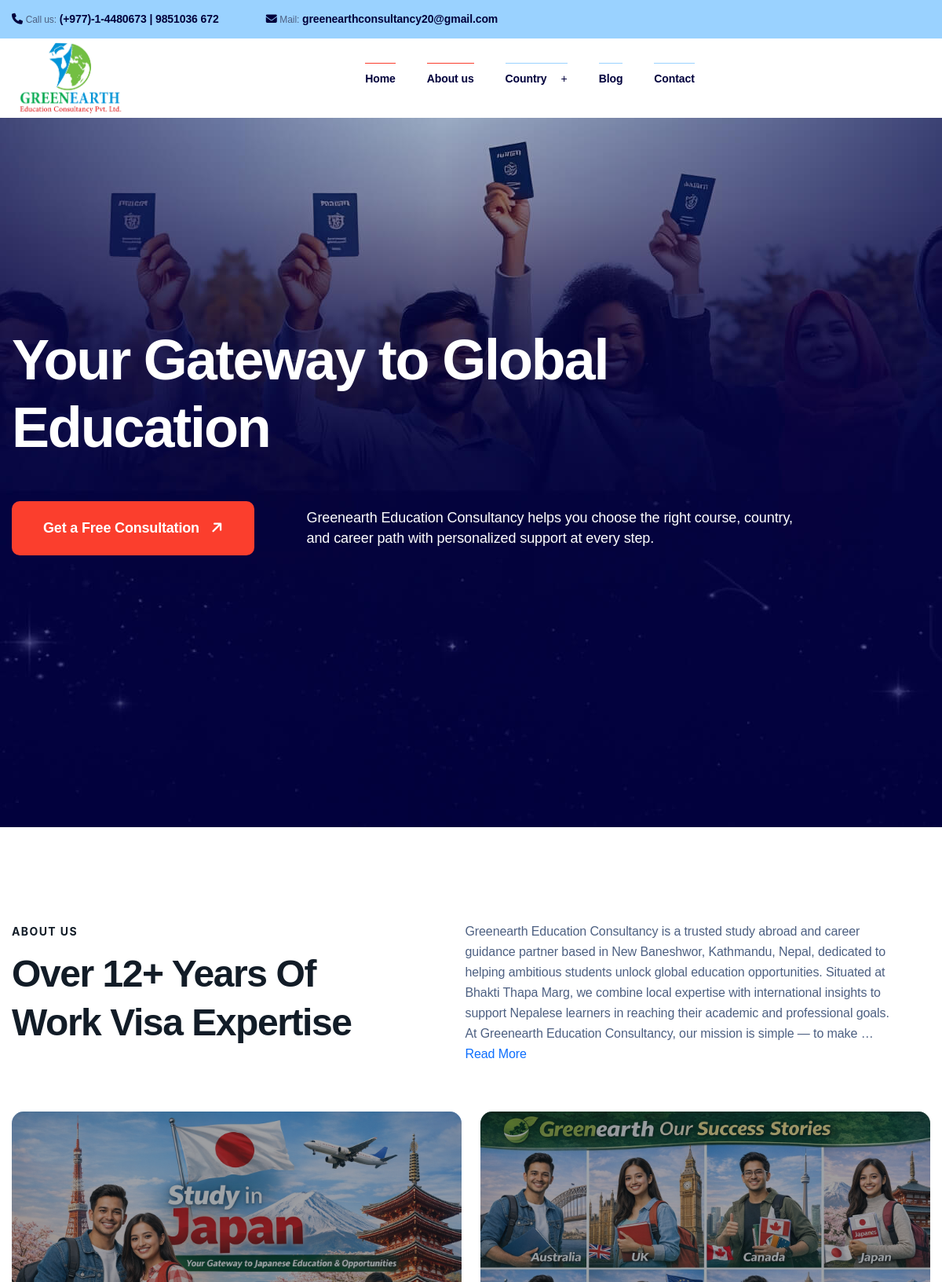
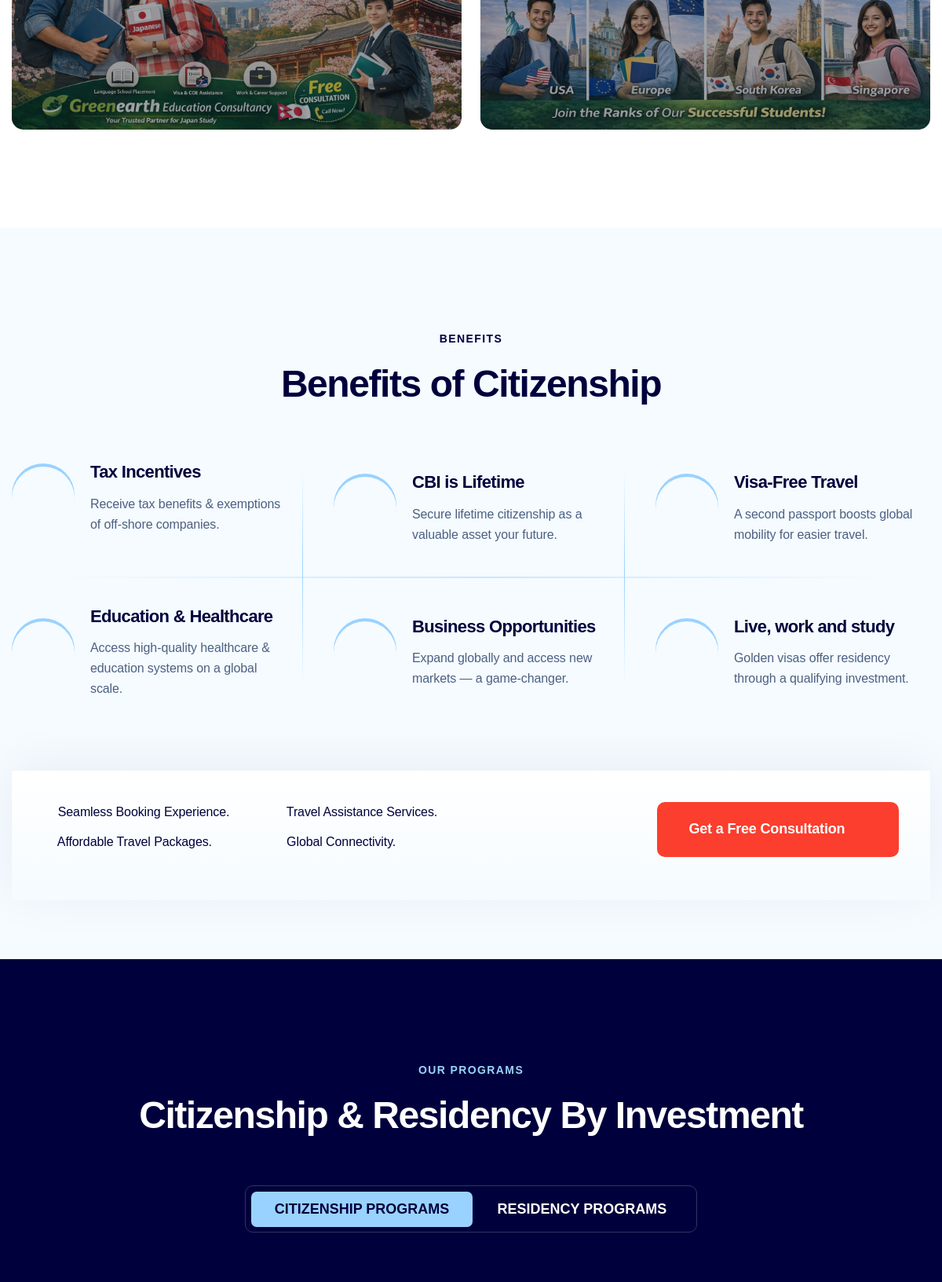
The page / (upper part) on the database its author committed (2 pictures, top to bottom).
### settings/models.py (models this page shows, shortened)
class SiteInfo(models.Model):
    name = models.CharField(max_length=255, null=True, blank=True)
    phone = models.CharField(max_length=100, null=True, blank=True)
    mobile = models.CharField(max_length=100, null=True, blank=True)
    email = models.EmailField(max_length=100, null=True, blank=True)
    secondary_email = models.EmailField(max_length=255, null=True, blank=True)
    address = models.CharField(max_length=100)
    short_description = models.TextField(max_length=255, blank=True, null=True)
    created_at = models.DateTimeField(auto_now_add=True)
    updated_at = models.DateTimeField(auto_now=True)
    class Meta:
        verbose_name = 'Office Information'
        verbose_name_plural = 'Office Information'

class Logo(models.Model):
    name = models.CharField(max_length=255)
    logo = models.ImageField(
        upload_to='images', default='', blank=True, null=True)
    created_at = models.DateTimeField(auto_now_add=True)
    updated_at = models.DateTimeField(auto_now=True)
    class Meta:
        verbose_name = 'Logo'
        verbose_name_plural = 'Logo'

### slider/models.py (models this page shows, shortened)
class Slider(models.Model):
    image = models.ImageField(upload_to='slider',
                              help_text='1920*1280 px')
    title = models.CharField(max_length=255, null=True, blank=True)
    sub_title = models.TextField(null=True, blank=True)
    serial = models.PositiveIntegerField()
    is_active = models.BooleanField(default=True)
    created_at = models.DateTimeField(auto_now_add=True)
    updated_at = models.DateTimeField(auto_now=True)
    class Meta:
        verbose_name = 'Slider'
        verbose_name_plural = 'Slider'

### aboutus/models.py (models this page shows, shortened)
class About(models.Model):
    heading = models.CharField(max_length=255)
    sub_heading = models.CharField(max_length=255)
    featured_image = models.ImageField(
        upload_to='about', blank=True, null=True, default='')
    students_image = models.ImageField(
        upload_to='about', blank=True, null=True, default='')
    description = CKEditor5Field(config_name='extends')
    class Meta:
        verbose_name = 'About Us'
        verbose_name_plural = 'About Us'

### core/views.py (the view)
# urls.py: path('', views.index, name='index'),
def index(request):
    slider=Slider.objects.first()
    about=About.objects.first()
    context={
        'slider': slider,
        'about': about,
    }
    return render(request, 'index.html',context)

### core/context_processor.py (called while the page is built)
def default(request):
    favicon = Favicon.objects.first()
    logo = Logo.objects.first()
    company_info = SiteInfo.objects.first()
    social_links = SocialLinks.objects.first()
    return {
        'favicon': favicon,
        'logo': logo,
        'company_info': company_info,
        'social_links': social_links,
    }

### templates/index.html (shortened to what this page needs)
{% extends "base.html" %} {% load static %} {% block content %}
<main>
  <section
    class="hero hero__style-one citizenship-hero bg_img pos-rel"
    data-background="{{ slider.image.url }}"
  >
    <div class="container">
      <div class="row">
        <div class="col-lg-11">
          <div class="hero__content">
            <h1 class="wow skewIn">{{ slider.title}}</h1>
            <div
              class="hero__bottom wow fadeInUp"
              data-wow-delay="200ms"
              data-wow-duration=".8s"
            >
              <p>{{ slider.sub_title}}</p>
              <a class="thm-btn thm-btn--cr-btn" href="{% url 'contact' %}"
                >Get a Free Consultation
                <span><i class="fa-solid fa-arrow-right"></i></span
              ></a>
            </div>
          </div>
        </div>
      </div>
    </div>
  </section>
  <section class="about pos-rel pt-120 pb-125">
    <div class="container">
      <div class="about-top">
        <div class="row mt-none-30">
          <div class="col-lg-5 mt-30">
            <div class="sec-title style-4">
              <span
                class="sub_title wow fadeInLeft"
                data-wow-delay="0ms"
                data-wow-duration=".8s"
                >{{ about.heading}}
                </span>
              <h1
                class="title wow skewIn"
                data-wow-delay="0ms"
                data-wow-duration=".8s"
              >
                {{ about.sub_heading}}
              </h1>
            </div>
          </div>
          <div class="col-lg-7 mt-30">
            <div
              class="about-top_right wow fadeInRight"
              data-wow-delay="0ms"
              data-wow-duration=".8s"
            >
              <p>
                {{ about.description | safe | truncatewords:60 }}
              </p>
              <span><a href="{% url 'about' %}" class="btn-sm">Read More</a></span>
            </div>
          </div>
        </div>
      </div>
      <div class="about-bottom mt-60">
        <div class="row mt-none-30">
          <div class="col-lg-6 mt-30">
            <div
              class="xb-about-item wow fadeInUp"
              data-wow-delay="150ms"
              data-wow-duration=".8s"
            >
              <div class="xb-item--inner">
                <div class="xb-item--img">
                  <img src="{{ about.featured_image.url }}" alt="" />
                </div>
              </div>
            </div>
          </div>
          <div class="col-lg-6 mt-30">
            <div
              class="xb-about-item wow fadeInUp"
              data-wow-delay="300ms"
              data-wow-duration=".8s"
            >
              <div class="xb-item--inner">
                <div class="xb-item--img">
                  <img src="{{ about.students_image.url }}" alt="" />
                </div>
              </div>
            </div>
          </div>
        </div>
      </div>
    </div>
  </section>
  <section class="feature pt-130 pb-75" data-bg-color="#f5fbff">
    <div class="container">
      <div class="sec-title style-2 style-3 text-center mb-40">
        <span class="sec-title--sub"
          ><img
            alt="" />Benefits<img
        /></span>
        <h3
          class="sec-title--heading wow fadeInUp"
          data-wow-delay="0ms"
          data-wow-duration=".6s"
        >
          Benefits of Citizenship
        </h3>
      </div>
      <div class="cr-feture ul_li_between">
        <div class="cr-feature-wrap">
          <div class="cr-feature-item">
            <div class="xb-item--inner">
              <div class="xb-item--icon">
              </div>
              <div class="xb-item--holder">
                <h2 class="xb-item--title">Tax Incentives</h2>
                <p class="xb-item--content">
                  Receive tax benefits & exemptions <br />
                  of off-shore companies.
                </p>
              </div>
            </div>
          </div>
          <div class="cr-feature-item">
            <div class="xb-item--inner">
              <div class="xb-item--icon">
              </div>
              <div class="xb-item--holder">
                <h2 class="xb-item--title">Education & Healthcare</h2>
                <p class="xb-item--content">
                  Access high-quality healthcare & education systems on a global
                  scale.
                </p>
              </div>
            </div>
          </div>
        </div>
        <div class="cr-feature-wrap">
          <div class="cr-feature-item">
            <div class="xb-item--inner">
              <div class="xb-item--icon">
              </div>
              <div class="xb-item--holder">
                <h2 class="xb-item--title">CBI is Lifetime</h2>
                <p class="xb-item--content">
                  Secure lifetime citizenship as a <br />
                  valuable asset your future.
                </p>
              </div>
            </div>
          </div>
          <div class="cr-feature-item">
            <div class="xb-item--inner">
              <div class="xb-item--icon">
              </div>
              <div class="xb-item--holder">
                <h2 class="xb-item--title">Business Opportunities</h2>
                <p class="xb-item--content">
                  Expand globally and access new markets — a game-changer.
                </p>
              </div>
            </div>
          </div>
        </div>
        <div class="cr-feature-wrap">
          <div class="cr-feature-item">
            <div class="xb-item--inner">
              <div class="xb-item--icon">
              </div>
              <div class="xb-item--holder">
                <h2 class="xb-item--title">Visa-Free Travel</h2>
                <p class="xb-item--content">
                  A second passport boosts global mobility for easier travel.
                </p>
              </div>
            </div>
          </div>
          <div class="cr-feature-item">
            <div class="xb-item--inner">
              <div class="xb-item--icon">
              </div>
              <div class="xb-item--holder">
                <h2 class="xb-item--title">Live, work and study</h2>
                <p class="xb-item--content">
                  Golden visas offer residency <br />
                  through a qualifying investment.
                </p>
              </div>
            </div>
          </div>
        </div>
      </div>
      <div class="cr-feature-bottom">
        <div class="xb-item--img wow skewIn" data-wow-duration="1s">
        </div>
        <div class="cr-feature-bottom_content ul_li_between align-items-start">
          <div class="feature_list ul_li">
            <ul class="list-unstyled">
              <li><i class="far fa-check"></i> Seamless Booking Experience.</li>
              <li><i class="far fa-check"></i> Affordable Travel Packages.</li>
            </ul>
            <ul class="list-unstyled">
              <li><i class="far fa-check"></i> Travel Assistance Services.</li>
              <li><i class="far fa-check"></i> Global Connectivity.</li>
            </ul>
          </div>
          <a class="thm-btn thm-btn--cr-btn" href="contact.html"
            >Get a Free Consultation
            <span><i class="fal fa-long-arrow-right"></i></span
          ></a>
        </div>
      </div>
    </div>
  </section>
  <section class="program pt-130 pb-130" data-bg-color="#00003c">
    <div class="container">
      <div class="sec-title style-2 style-3 text-center mb-60">
        <span class="sec-title--sub clr-sky"
          ><img src="{% static 'assets/img/icon/h_star.html' %}" alt="" />our
          programs<img src="{% static 'assets/img/icon/h_star.html' %}" alt=""
        /></span>
        <h3
          class="sec-title--heading clr-white wow fadeInUp"
          data-wow-delay="0ms"
          data-wow-duration=".8s"
        >
          Citizenship & Residency By Investment
        </h3>
      </div>
      <div
        class="xb-program-nav-wrap text-center mb-35 wow fadeInUp"
        data-wow-delay="150ms"
        data-wow-duration=".8s"
      >
        <ul class="xb-program-nav ul_li nav nav-tabs" id="myTab" role="tablist">
          <li class="nav-item" role="presentation">
            <button
              class="nav-link active"
              id="home-tab"
              data-bs-toggle="tab"
              data-bs-target="#home"
              type="button"
              role="tab"
              aria-controls="home"
              aria-selected="true"
            >
              citizenship programs
            </button>
          </li>
          <li class="nav-item" role="presentation">
            <button
              class="nav-link"
              id="profile-tab"
              data-bs-toggle="tab"
              data-bs-target="#profile"
              type="button"
              role="tab"
              aria-controls="profile"
              aria-selected="false"
            >
              Residency Programs
            </button>
          </li>
        </ul>
      </div>
      <div class="xb-program-wrap">
        <div class="tab-content" id="myTabContent">
          <div
            class="tab-pane fade show active"
            id="home"
            role="tabpanel"
            aria-labelledby="home-tab"
          >
            <div class="row mt-nonoe-30">
            </div>
          </div>
        </div>
      </div>
    </div>
  </section>
</main>
{% endblock content %}

### templates/base.html (shortened to what this page needs)
{% load static %}
<!doctype html>
<html lang="zxx">
  <head>
    <link
      rel="stylesheet"
      href="https://cdnjs.cloudflare.com/ajax/libs/font-awesome/6.5.1/css/all.min.css"
    />
    <link rel="stylesheet" href="{% static 'assets/css/bootstrap.min.css' %}" />
    <link rel="stylesheet" href="{% static 'assets/css/fontawesome.css' %}" />
    <link rel="stylesheet" href="{% static 'assets/css/animate.css' %}" />
    <link rel="stylesheet" href="{% static 'assets/css/swiper.min.css' %}" />
    <link rel="stylesheet" href="{% static 'assets/css/odometer.css' %}" />
    <link rel="stylesheet" href="{% static 'assets/css/nice-select.css' %}" />
    <link rel="stylesheet" href="{% static 'assets/css/jquery-ui.min.css' %}" />
    <link
      rel="stylesheet"
      href="{% static 'assets/css/magnific-popup.css' %}"
    />
    <link rel="stylesheet" href="{% static 'assets/css/main.css' %}" />
  </head>
  <body class="citizenship_residency">
    <div class="body_wrap">
      <header class="site-header header-style-one citizenship-header">
        <div class="header__top-wrap gray-bg">
          <div class="container">
            <div class="header__top ul_li_between">
              <ul class="header__top-cta ul_li list-unstyled">
                <li>
                  <i class="fa-solid fa-phone"></i> <span>Call us:</span>
                  {{ company_info.phone }} | {{ company_info.mobile }}
                </li>
                <li>
                  <i class="fa-solid fa-envelope"></i> <span>Mail:</span>
                  {{ company_info.email }}
                </li>
              </ul>
            </div>
          </div>
        </div>
        <div class="header__wrap stricky">
          <div class="container">
            <div class="header__inner ul_li_between">
              <div class="header__logo">
                <a href="/"
                  ><img
                    src="{{ logo.logo.url }}"
                    alt="{{ logo.title }}"
                    width="150"
                /></a>
              </div>
              <div class="main-menu__wrap ul_li navbar navbar-expand-lg">
                <nav class="main-menu collapse navbar-collapse">
                  <ul>
                    <li class="active">
                      <a href="/"><span>Home</span></a>
                    </li>
                    <li class="active">
                      <a href="{% url 'about'%}"><span>About us</span></a>
                    </li>
                    <li class="menu-item-has-children">
                      <a href="#!"><span>Country</span></a>
                    </li>
                    <li class="">
                      <a href="{% url 'blog' %}"><span>Blog</span></a>
                    </li>
                    <li>
                      <a href="{% url 'contact'%}"><span>Contact</span></a>
                    </li>
                  </ul>
                </nav>
              </div>
            </div>
          </div>
        </div>
      </header>
      {% block content %} {% endblock content %}
    </div>
  </body>
</html>

### rows shown on the page
SiteInfo: phone "(+977)-1-4480673", mobile "9851036 672", email "greenearthconsultancy20@gmail.com"
Logo: logo (picture)
Slider: title "Your Gateway to Global Education", sub_title "Greenearth Education Consultancy helps you choose the right course, country, and career path with personalized support at every step."
About: heading "ABOUT US", sub_heading "Over 12+ Years Of Work Visa Expertise", description "Greenearth Education Consultancy is a trusted study abroad and career guidance partner based in New Baneshwor, Kathmandu, Nepal, dedicated to helping ambitious students unlock global education opportunities. Situated at Bhakti Thapa Marg, we combine local expertise with international insights to support Nepalese learners in reaching their academic and professional goals. At Greenearth Education Consultancy, our mission is simple — to make …", featured_image (picture), students_image (picture)
